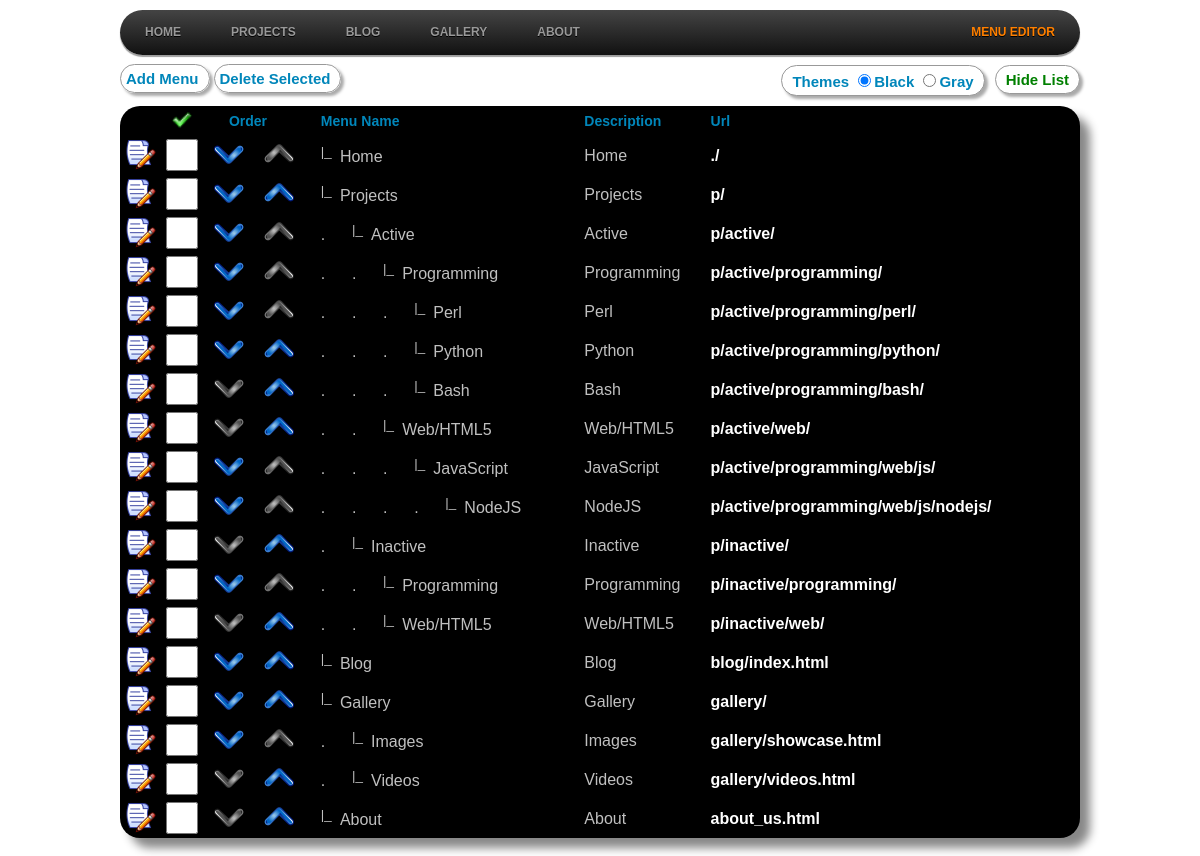
/menu_list.php, run on the app's committed database.
### tables this page shows
CREATE TABLE `menu` (
  `menu_id` int(11) NOT NULL AUTO_INCREMENT,
  `display_name` varchar(255) NOT NULL,
  `description` varchar(255) NOT NULL,
  `url` varchar(255) NOT NULL,
  `parent` int(11) NOT NULL,
  `sublevel` int(11) NOT NULL,
  `order` int(11) NOT NULL,
  PRIMARY KEY (`menu_id`)
);

CREATE TABLE `menutheme` (
  `theme` varchar(255) NOT NULL
);

### include/config.php (the view, shortened to what this page needs)
<?php
function getTheme() {
    $themeresult = mysql_query("select theme from menutheme limit 1");
    $themerow = mysql_fetch_row($themeresult);
    return filterdisplay($themerow[0]);
}
function getMenuList($id)
{
	$query = "SELECT *, (select MAX(`order`) from menu where parent = ". $id . ") as maxorder FROM menu WHERE parent=". $id . " order by `order`";
	$result = mysql_query($query);
	if($result && mysql_num_rows($result) > 0)
	{
		while($row = mysql_fetch_object($result))
		{
			$loc = filterdisplay($row->sublevel);
			$name = '';
			for($j=0; $j < $loc; $j++)
			{
				$name .=".&nbsp;&nbsp;&nbsp;&nbsp;&nbsp;&nbsp;";
			}
			$name .= "<sup>|_ </sup>&nbsp;" . filterdisplay($row->display_name);
			?>
			<tr class="d0">
				<td align="center">
					<a rel="facybox" href="menu_edit.php?task=edit&amp;eid=<?php echo filterdisplay($row->menu_id) ;?>"><img src="images/edit.png" title="Edit"></a>
				</td>
				<td align="left">
					<input style="width: 32px; height: 32px;" type="checkbox" name="menu_check_id[]" id="menu_check_id_<?php echo filterdisplay($row->menu_id) ;?>" value="<?php echo filterdisplay($row->menu_id) ;?>" />
				</td>
				<td align="left">
					<?php
					if($row->order != '1') {
						if( $row->order != $row->maxorder) { ?>
							<a href='<?php echo $_SERVER['PHP_SELF']."?dir=down&id=".filterdisplay($row->order)."&pid=".filterdisplay($row->parent);?>' style="padding-top: 2px;">
								<img src="images/down_arrow.png" border="0" height="32" width="32">
						<?php } else { ?>
								<img src="images/down_arrow0.png" border="0" height="32" width="32">
						<?php } ?>
						</a>&nbsp;&nbsp;
						<a href='<?php echo $_SERVER['PHP_SELF']."?dir=up&id=".filterdisplay($row->order)."&pid=".filterdisplay($row->parent);?>'>
							<img src="images/up_arrow.png" border="0" height="32" width="32" />
						</a>
					<?php
					} else {
					?>
						<a href='<?php echo $_SERVER['PHP_SELF']."?dir=down&id=".filterdisplay($row->order)."&pid=".filterdisplay($row->parent);?>' style="padding-top: 2px;">
							<img src="images/down_arrow.png" border="0" height="32" width="32">
						</a>&nbsp;&nbsp;
						<img src="images/up_arrow0.png" border="0" height="32" width="32">
					<?php
					}
					?>
				</td>
				<td align="left"><?php echo $name; ?></td>
				<td align="left"><?php echo filterdisplay($row->description); ?></td>
				<td align="left"><a href="<?php echo filterdisplay($row->url); ?>" target="_blank"><?php echo filterdisplay($row->url); ?></a></td>
			</tr>
	<?php
	getMenuList($row->menu_id);
		}
	}
}
function filterdisplay($data){
    return htmlentities(strip_tags($data));
}
?>

### menu_list.php (shortened to what this page needs)
<?php
include_once 'include/config.php';
if (EDITOR_ENABLED) {
    include_once 'include/header.php';
    ?>
    <form name="menu_list" id="menu_list" action="menu_edit.php?action=delete" method="post">
    	<table width="100%" border="0" cellspacing="0" cellpadding="0">
    		<tr width="100%">
    			<td>
    				<div id="menu_buttons" style="float: left; padding-top: 5px">
    					<a rel="facybox" href="menu_edit.php?task=add" class="menu_back_link" style="padding-right: 10px;">Add Menu</a>
    					<a href="#" class="menu_back_link" style="padding-right: 10px;" onClick="return menu_delete_id();">Delete Selected</a>
    				</div>
    				<div class="menu_back_link" style="float: right; padding-left: 10px; padding-right: 10px; margin-left: 10px;">
    					<a id="listtoggle" href="./" target="_blank" style="color: green; text-decoration: none">Hide List</a>
    				</div>
    				<div class="menu_back_link" style="float: right; padding-left: 10px; padding-right: 10px;">
    					Themes
    					<input type="radio" name="switchmenu" value="blacktheme" <?php if (getTheme() == "blacktheme") echo "checked";?>>Black
    					<input type="radio" name="switchmenu" value="graytheme" <?php if (getTheme() == "graytheme") echo "checked";?>>Gray
    				</div>
    			</td>
    		</tr>
    		<tr id="menu_list_editor">
    			<td>
    				<div style="width: 960px; margin-top: 10px; border: 0px solid #c0c0c0">
    					<table cellspacing="0" cellpadding="0" class="menu_grid_table">
    						<tr class="header_title" align="center">
    							<td>
    							</td>
    							<td style="padding-left: 10px">
    								<img src="images/check.png" height="20" width="20" border="0">
    							</td>
    							<td>&nbsp;&nbsp;&nbsp; Order</td>
    							<td>Menu Name</td>
    							<td>Description</td>
    							<td>Url</td>
    						</tr>
    						<?php getMenuList(0); ?>
    					</table>
    				</div>
    			</td>
    		</tr>
    		<tr><td>&nbsp;</td></tr>
    	</table>
    </form>
    <?php include("include/footer.php");
} else {
    header("Location: ".INDEX_FILE);
    die();
}
?>

### include/header.php (shortened to what this page needs)
<!DOCTYPE html>
<html>
<head>
<link rel="stylesheet" type="text/css" href="css/style.css" />
<link href="js/facybox/facybox.css" media="screen" rel="stylesheet" type="text/css" />
</head>
<body>
<?php
	if(substr($_SERVER["SCRIPT_NAME"],strrpos($_SERVER["SCRIPT_NAME"],"/")+1) != "menu_edit.php") {
?>
<article class="menu_main">
<nav class="menu_header">
		<?php include("menu_display.php"); ?>
</nav>
<section class="menu_main_container">
<?php
}
?>

### include/menu_display.php (shortened to what this page needs)
<link rel="stylesheet" href="css/menu.css">
<ul id="<?php echo getTheme(); ?>" class="menustyle">
<?php
function getMenuDisplay($id)
{
	$query = "SELECT * FROM menu WHERE parent=".$id." order by `order`";
	$result = mysql_query($query);
	if($result && mysql_num_rows($result) > 0)
	{
		while($row = mysql_fetch_object($result))
		{
			echo "<li><a href='".filterdisplay($row->url)."'>".filterdisplay($row->display_name)."</a>\n";
			getMenuDisplay(intval($row->menu_id));
			echo "</li>\n";
		}
	}
}
	getMenuDisplay(0);
?>
	<?php if (EDITOR_ENABLED && SHOW_EDITOR_MENU) { ?>
     <li style="float: right;"><a style="color: #ff8000;" href="menu_list.php">Menu Editor</a></li>
    <?php } ?>
</ul>

### include/footer.php
<?php if(substr($_SERVER["SCRIPT_NAME"],strrpos($_SERVER["SCRIPT_NAME"],"/")+1) != "menu_edit.php") { ?>
	</section>
	</article>
<?php } ?>
</body>
</html>

### css/style.css (style rules this page uses)
body { margin:0; padding:0; }
.menu_main { margin:auto; width: 960px; }
.menu_header { margin:auto; width:100%; margin-top:10px; margin-bottom:10px; }
.menu_main_container { width:960px; margin:0px auto; min-height:600px; }
.menu_back_link { color:#0186ba; font-size:15px; text-decoration:none; font-family:Verdana, Geneva, sans-serif; padding:5px; font-weight:bold; background-color: #FFFFFF; border: 1px solid #999999; -moz-border-radius: 20px; -webkit-border-radius: 20px; border-radius: 20px; -moz-box-shadow: 3px 3px 3px #aaaaaa; -webkit-box-shadow: 3px 3px 3px #aaaaaa; box-shadow: 3px 3px 3px #aaaaaa; }
table .menu_grid_table { font-family:Verdana, Geneva, sans-serif; color: #c0c0c0; width: 100%; background: #000; font-size:16px; -webkit-border-radius: 20px; -moz-border-radius: 20px; border-radius: 20px; border: 0px; -moz-box-shadow: 10px 10px 10px #888; -webkit-box-shadow: 10px 10px 10px #888; box-shadow: 10px 10px 10px #888; }
table .menu_grid_table tr.header_title { font-family:Verdana, Geneva, sans-serif; font-size:14px; font-weight:bold; text-align: left; color: #0186ba; }
table .menu_grid_table tr { height:30px; }
table .menu_grid_table a { color:#ffffff; text-decoration:none; font-family:Verdana, Geneva, sans-serif; font-weight:bold; }

### css/menu.css (style rules this page uses)
#blacktheme { width: 100%; margin: 0; padding: 10px 0 0 0; list-style: none; background: #111; background: -moz-linear-gradient(#444, #111); background: -webkit-gradient(linear,left bottom,left top,color-stop(0, #111),color-stop(1, #444)); background: -webkit-linear-gradient(#444, #111); background: -o-linear-gradient(#444, #111); background: -ms-linear-gradient(#444, #111); background: linear-gradient(#444, #111); -moz-border-radius: 50px; border-radius: 50px; -moz-box-shadow: 0 2px 1px #9c9c9c; -webkit-box-shadow: 0 2px 1px #9c9c9c; box-shadow: 0 2px 1px #9c9c9c; }
#blacktheme li { float: left; padding: 0 0 10px 0; position: relative; line-height: 0; }
#blacktheme a { float: left; height: 25px; padding: 0 25px; color: #999; text-transform: uppercase; font: bold 12px/25px Arial, Helvetica; text-decoration: none; text-shadow: 0 1px 0 #000; }
#blacktheme:after { visibility: hidden; display: block; font-size: 0; content: " "; clear: both; height: 0; }

### data on the page
menu: display_name "HOME", display_name "Home", description "Home", url "./"
menu: display_name "PROJECTS", display_name "Projects", description "Projects", url "p/"
menu: display_name "BLOG", display_name "Blog", description "Blog", url "blog/index.html"
menu: display_name "GALLERY", display_name "Gallery", description "Gallery", url "gallery/"
menu: display_name "ABOUT", display_name "About", description "About", url "about_us.html"
menutheme: theme "☑"
menu: name ".", display_name "Active", description "Active", url "p/active/"
menu: name ". .", display_name "Programming", description "Programming", url "p/active/programming/"
menu: name ". . .", display_name "Perl", description "Perl", url "p/active/programming/perl/"
menu: name ". . .", display_name "Python", description "Python", url "p/active/programming/python/"
menu: name ". . .", display_name "Bash", description "Bash", url "p/active/programming/bash/"
menu: name ". .", display_name "Web/HTML5", description "Web/HTML5", url "p/active/web/"
menu: name ". . .", display_name "JavaScript", description "JavaScript", url "p/active/programming/web/js/"
menu: name ". . . .", display_name "NodeJS", description "NodeJS", url "p/active/programming/web/js/nodejs/"
menu: name ".", display_name "Inactive", description "Inactive", url "p/inactive/"
menu: name ". .", display_name "Programming", description "Programming", url "p/inactive/programming/"
menu: name ". .", display_name "Web/HTML5", description "Web/HTML5", url "p/inactive/web/"
menu: name ".", display_name "Images", description "Images", url "gallery/showcase.html"
menu: name ".", display_name "Videos", description "Videos", url "gallery/videos.html"
